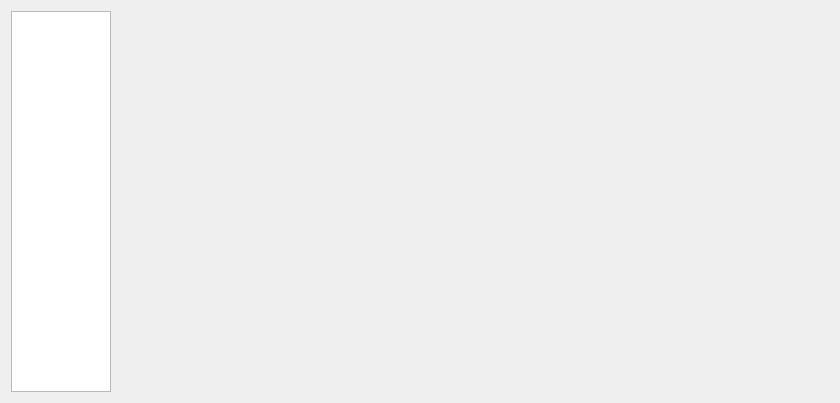
<?xml version="1.0" encoding="UTF-8"?>
<ui version="4.0">
 <class>BricoleurDB</class>
 <widget class="QWidget" name="BricoleurDB">
  <property name="geometry">
   <rect>
    <x>0</x>
    <y>0</y>
    <width>840</width>
    <height>403</height>
   </rect>
  </property>
  <property name="windowTitle">
   <string>bricoleurDB</string>
  </property>
  <layout class="QHBoxLayout" name="horizontalLayout" stretch="0,0">
   <property name="rightMargin">
    <number>9</number>
   </property>
   <item>
    <widget class="QListWidget" name="pageList">
     <property name="sizePolicy">
      <sizepolicy hsizetype="Preferred" vsizetype="Preferred">
       <horstretch>0</horstretch>
       <verstretch>0</verstretch>
      </sizepolicy>
     </property>
     <property name="maximumSize">
      <size>
       <width>100</width>
       <height>16777215</height>
      </size>
     </property>
    </widget>
   </item>
   <item>
    <widget class="QStackedWidget" name="stackedWidget">
     <property name="sizePolicy">
      <sizepolicy hsizetype="Expanding" vsizetype="Expanding">
       <horstretch>1</horstretch>
       <verstretch>1</verstretch>
      </sizepolicy>
     </property>
    </widget>
   </item>
  </layout>
 </widget>
 <resources/>
 <connections/>
</ui>
